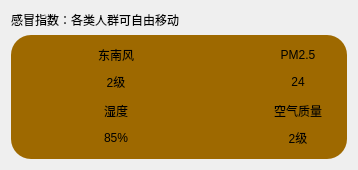
     <widget class="QWidget" name="widgetSecond" native="true">
      <layout class="QVBoxLayout" name="verticalLayout_3">
       <item>
        <widget class="QLabel" name="labelTips">
         <property name="text">
          <string>感冒指数：各类人群可自由移动</string>
         </property>
        </widget>
       </item>
       <item>
        <widget class="QWidget" name="widgetSecond_1" native="true">
         <property name="styleSheet">
          <string notr="true">background-color: rgb(158, 105, 0);
border-radius: 20px;
border-bottom-left-radius: 20px;
border-bottom-right-radius: 20px;</string>
         </property>
         <layout class="QGridLayout" name="gridLayout">
          <item row="1" column="2">
           <layout class="QHBoxLayout" name="horizontalLayout_15">
            <item>
             <widget class="QLabel" name="airPic">
              <property name="minimumSize">
               <size>
                <width>50</width>
                <height>50</height>
               </size>
              </property>
              <property name="maximumSize">
               <size>
                <width>50</width>
                <height>50</height>
               </size>
              </property>
              <property name="text">
               <string/>
              </property>
              <property name="pixmap">
               <pixmap resource="sourceimg.qrc">:/img/img/Airquantity.png</pixmap>
              </property>
              <property name="scaledContents">
               <bool>true</bool>
              </property>
             </widget>
            </item>
            <item>
             <layout class="QVBoxLayout" name="verticalLayout_13">
              <item>
               <widget class="QLabel" name="labelWind_12">
                <property name="minimumSize">
                 <size>
                  <width>80</width>
                  <height>20</height>
                 </size>
                </property>
                <property name="maximumSize">
                 <size>
                  <width>80</width>
                  <height>20</height>
                 </size>
                </property>
                <property name="text">
                 <string>空气质量</string>
                </property>
                <property name="alignment">
                 <set>Qt::AlignCenter</set>
                </property>
               </widget>
              </item>
              <item>
               <widget class="QLabel" name="labelWindLevel_12">
                <property name="minimumSize">
                 <size>
                  <width>80</width>
                  <height>20</height>
                 </size>
                </property>
                <property name="maximumSize">
                 <size>
                  <width>80</width>
                  <height>20</height>
                 </size>
                </property>
                <property name="text">
                 <string>2级</string>
                </property>
                <property name="alignment">
                 <set>Qt::AlignCenter</set>
                </property>
               </widget>
              </item>
             </layout>
            </item>
           </layout>
          </item>
          <item row="0" column="0">
           <layout class="QHBoxLayout" name="horizontalLayout_4">
            <item>
             <widget class="QLabel" name="windPic">
              <property name="minimumSize">
               <size>
                <width>50</width>
                <height>50</height>
               </size>
              </property>
              <property name="maximumSize">
               <size>
                <width>50</width>
                <height>50</height>
               </size>
              </property>
              <property name="text">
               <string/>
              </property>
              <property name="pixmap">
               <pixmap resource="sourceimg.qrc">:/img/img/Windlevel.png</pixmap>
              </property>
              <property name="scaledContents">
               <bool>true</bool>
              </property>
             </widget>
            </item>
            <item>
             <layout class="QVBoxLayout" name="verticalLayout_2">
              <item>
               <widget class="QLabel" name="labelWind0">
                <property name="minimumSize">
                 <size>
                  <width>80</width>
                  <height>20</height>
                 </size>
                </property>
                <property name="maximumSize">
                 <size>
                  <width>80</width>
                  <height>20</height>
                 </size>
                </property>
                <property name="text">
                 <string>东南风</string>
                </property>
                <property name="alignment">
                 <set>Qt::AlignCenter</set>
                </property>
               </widget>
              </item>
              <item>
               <widget class="QLabel" name="labelWindLevel0">
                <property name="minimumSize">
                 <size>
                  <width>80</width>
                  <height>20</height>
                 </size>
                </property>
                <property name="maximumSize">
                 <size>
                  <width>80</width>
                  <height>20</height>
                 </size>
                </property>
                <property name="text">
                 <string>2级</string>
                </property>
                <property name="alignment">
                 <set>Qt::AlignCenter</set>
                </property>
               </widget>
              </item>
             </layout>
            </item>
           </layout>
          </item>
          <item row="1" column="0">
           <layout class="QHBoxLayout" name="horizontalLayout_10">
            <item>
             <widget class="QLabel" name="humiPic">
              <property name="minimumSize">
               <size>
                <width>50</width>
                <height>50</height>
               </size>
              </property>
              <property name="maximumSize">
               <size>
                <width>50</width>
                <height>50</height>
               </size>
              </property>
              <property name="text">
               <string/>
              </property>
              <property name="pixmap">
               <pixmap resource="sourceimg.qrc">:/img/img/humidity.png</pixmap>
              </property>
              <property name="scaledContents">
               <bool>true</bool>
              </property>
             </widget>
            </item>
            <item>
             <layout class="QVBoxLayout" name="verticalLayout_8">
              <item>
               <widget class="QLabel" name="labelWind_7">
                <property name="minimumSize">
                 <size>
                  <width>80</width>
                  <height>20</height>
                 </size>
                </property>
                <property name="maximumSize">
                 <size>
                  <width>80</width>
                  <height>20</height>
                 </size>
                </property>
                <property name="text">
                 <string>湿度</string>
                </property>
                <property name="alignment">
                 <set>Qt::AlignCenter</set>
                </property>
               </widget>
              </item>
              <item>
               <widget class="QLabel" name="labelWindLevel_7">
                <property name="minimumSize">
                 <size>
                  <width>80</width>
                  <height>20</height>
                 </size>
                </property>
                <property name="maximumSize">
                 <size>
                  <width>80</width>
                  <height>20</height>
                 </size>
                </property>
                <property name="text">
                 <string>85%</string>
                </property>
                <property name="alignment">
                 <set>Qt::AlignCenter</set>
                </property>
               </widget>
              </item>
             </layout>
            </item>
           </layout>
          </item>
          <item row="0" column="2">
           <layout class="QHBoxLayout" name="horizontalLayout_6">
            <item>
             <widget class="QLabel" name="pm25Pic">
              <property name="minimumSize">
               <size>
                <width>50</width>
                <height>50</height>
               </size>
              </property>
              <property name="maximumSize">
               <size>
                <width>50</width>
                <height>50</height>
               </size>
              </property>
              <property name="text">
               <string/>
              </property>
              <property name="pixmap">
               <pixmap resource="sourceimg.qrc">:/img/img/PM2.5.png</pixmap>
              </property>
              <property name="scaledContents">
               <bool>true</bool>
              </property>
             </widget>
            </item>
            <item>
             <layout class="QVBoxLayout" name="verticalLayout_4">
              <item>
               <widget class="QLabel" name="labelWind_3">
                <property name="minimumSize">
                 <size>
                  <width>80</width>
                  <height>20</height>
                 </size>
                </property>
                <property name="maximumSize">
                 <size>
                  <width>80</width>
                  <height>20</height>
                 </size>
                </property>
                <property name="text">
                 <string>PM2.5</string>
                </property>
                <property name="alignment">
                 <set>Qt::AlignCenter</set>
                </property>
               </widget>
              </item>
              <item>
               <widget class="QLabel" name="labelWindLevel_3">
                <property name="minimumSize">
                 <size>
                  <width>80</width>
                  <height>20</height>
                 </size>
                </property>
                <property name="maximumSize">
                 <size>
                  <width>80</width>
                  <height>20</height>
                 </size>
                </property>
                <property name="text">
                 <string>24</string>
                </property>
                <property name="alignment">
                 <set>Qt::AlignCenter</set>
                </property>
               </widget>
              </item>
             </layout>
            </item>
           </layout>
          </item>
          <item row="0" column="1">
           <spacer name="horizontalSpacer">
            <property name="orientation">
             <enum>Qt::Horizontal</enum>
            </property>
            <property name="sizeHint" stdset="0">
             <size>
              <width>40</width>
              <height>20</height>
             </size>
            </property>
           </spacer>
          </item>
          <item row="1" column="1">
           <spacer name="horizontalSpacer_2">
            <property name="orientation">
             <enum>Qt::Horizontal</enum>
            </property>
            <property name="sizeHint" stdset="0">
             <size>
              <width>40</width>
              <height>20</height>
             </size>
            </property>
           </spacer>
          </item>
         </layout>
        </widget>
       </item>
      </layout>
     </widget>
